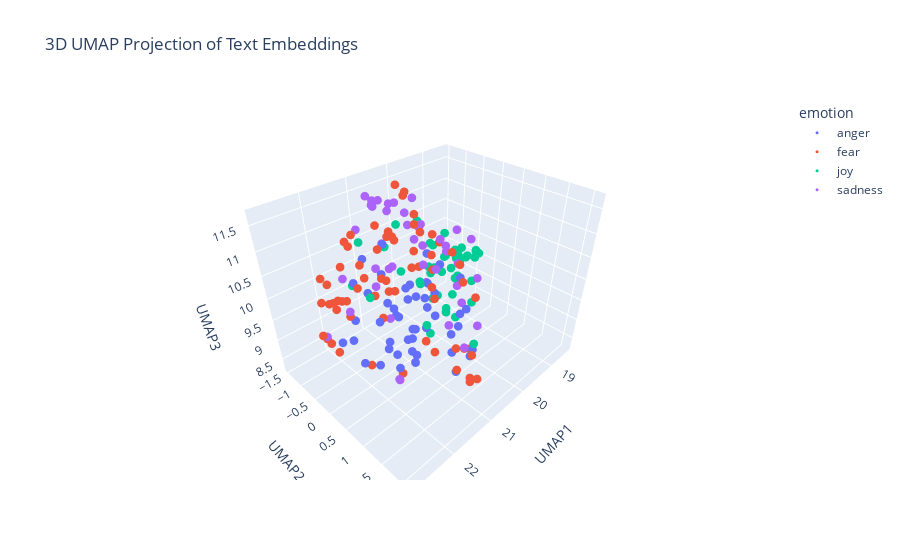

Notebook cell for this chart:
### Markdown cell above
---
##### <a id='toc1_5_8_1_1_'></a>[**>>> Exercise 4 (Take home):**](#toc0_)

Apply UMAP to the same embeddings to reduce the dimensionality to 3D vectors and plot the 3D graph, discuss the differences and similarities with the 2D graph.

### Code cell
# 3D UMAP 降維
reducer_3d = umap.UMAP(
    n_components=3,
    metric='cosine',
    random_state=28
)
embedding_3d = reducer_3d.fit_transform(X_embeddings)

# 建立繪圖用 DataFrame
df_plot_3d = pd.DataFrame(embedding_3d, columns=['UMAP1', 'UMAP2', 'UMAP3'])
df_plot_3d['emotion'] = combined_df['emotion']
df_plot_3d['intensity'] = combined_df['intensity']
df_plot_3d['text'] = combined_df['text']

# 用 Plotly 畫 3D 散佈圖
fig_3d = px.scatter_3d(
    df_plot_3d,
    x='UMAP1',
    y='UMAP2',
    z='UMAP3',
    color='emotion',
    hover_data=['text', 'intensity'],
    title='3D UMAP Projection of Text Embeddings'
)
fig_3d.update_traces(marker=dict(size=3)) 
fig_3d.show()

# 3D UMAP 因為多了一個維度，能保留更多語意結構，因此比 2D 更能看出情緒之間的分群趨勢。
# 雖然群與群之間仍有部分重疊，但像 joy、fear 等情緒在 3D 中顯得更集中，位置分布也更穩定。
# 3D 的可分性比 2D 明顯提升，視覺化效果更接近原始 embedding 的語意差異。

### Figure 1 — Plotly figure (JSON) as saved in the notebook; plotly's stock layout.template omitted (floating-point values rounded to 4 significant figures)
{"data": [{"customdata": [["Tasers immobilize, if you taser someone why the fuck do you need to shoot them one second later?! This is really sick! #rage #wtf  #murder", 0.812], ["Love the new song I can't stop thinking about you by #sting.", 0.167], ["@St8edge4life88 eh well i can do the sting vs cactus loser leaves wcw match at bash at the beach lol", 0.396], ["@HillaryClinton Yeah U gotta make them HEEL. I know U need their votes so U have to wait. But when U LOSE-they're really in for your wrath !", 0.458], ["Not giving a fuck is better than revenge.", 0.625], ["why are people so offended by kendall he ends photo shoot like seriously shut the fuck up", 0.833], ["Follow me on Snapchat 👻 Carlabtst15 #snapchat #snap", 0.167], ["Michelle is one of the worst players in bb history #bb18 #bbfinale ", 0.542], ["If my luck the rest of Fall goes anything like today, I think I'm going to like this season. #bestdayever #magic #work ", 0.375], ["@LeKingCoq @MistaAggy @GiovanniiDC The way my blood is boiling, little bastards!", 0.792], ["Bloody parking ticket 😒💸 #fuming", 0.792], ["my momma irritate me asking all these questions like gone 😤", 0.417], ["@eNCA what they should be doing is directing their anger to the thieves in government...#corruption #FeesMustFall", 0.542], ["Ever put your fist through your laptops screen? If so its time for a new one lmao   #hp", 0.625], ["@DarkLuneFantasy wallah my blood is boiling I need to take a nap ugh", 0.817], ["@DanRather What King says doesn't matter. The fact he came w/ psycho Don is by far more of an affront.", 0.562], ["I offend u", 0.417], ["Brendan Rodgers looks fuming 😭", 0.479], ["I'm so annoyed/sad YouTube is burning itself to the ground 🙄🙄", 0.604], ["British humour should offend and challenge mainstream views. Hat off to Clarkeson. The ultra left should go and kneel before Allah!!", 0.479], ["Projection is perception. See it in someone else? You also at some level have that within you.  #worry", 0.333], ["I think Paul is what's bitter, not the pastry", 0.492], ["@cxmbeferre so you WOULDNT date me????? ", 0.458], ["Inner conflict happens when we are at odds with ourselves. Honor your values and priorities. #anger #innerconflict #conflict #values", 0.458], ["Listening to Joey really helps me and my anger.", 0.5], ["snap music kept me from running into traffic 2005-2007.", 0.333], ["@lemonlover666 'shit' doesn't even begin to describe these fiery little demons straight from hell 🌝🌚 ;)", 0.583], ["Yo there's a kid on my snap chat from LA &amp; they get high off helium gas lmao.... I am like why the fuck lol", 0.542], ["the teams that face Barca and Bayern after a defeat are the ones who face the wrath", 0.458], ["Paul forever. Paul should have won! Paul played such a better game! #BB18 #angry", 0.466], ["Well @AprilDRyan Trump's rabid base needs 2 hear this &amp; U can always find an overseer like King to say it.\\n@JoyAnnReid @SMShow @frangeladuo", 0.458], ["@fleetstreetfox It's buzzing pathetically for sympathy if you let it out it will twirl it's moustache, chuckle and sting you #Psychowasp", 0.458], ["I am #real #sjw, I will not let #america down\\nI have found us, now go and get us\\nI let it out and I let it in\\nI #rage I #lol\\n@SergioSarzedo", 0.542], ["@IndigoHawthorne Then u understand that rage is often not pretty, or controlled or rational - it is often visceral-not always logical.", 0.479], ["the bee sting still suck i feel sick", 0.479], ["@voguemagazine, did you not learn from @FreePeople 's viral insult to ballet? Stop trying to wrongfully stick models into pointe shoes 🙄", 0.479], ["@lethargytyler ehhh I guess. I want to everyone I've ever burst out laughing in front of😂", 0.333], ["#burning the last of @Yan", 0.356], ["@komal_sidhnani true...\\nThey r burning with other's pleasure!\\nPpl in true love happiness everywhere _😃", 0.312], ["@ArcticFantasy I would have almost took offense to this if I actually snapped you", 0.458], ["Lol little things like that make me so angry x", 0.604], ["@DxfyingGrxvity - frustration, looking up at Elphaba in a frown of aggravation. Her high pitched voice was growing more and more --", 0.604], ["I hope my hustle don't offend nobody", 0.292], ["All Brian does is sleep and aggravate me", 0.833], ["@IllinoisLoyalty that Rutgers game was an abomination. An affront to God and man. We must never speak of it again.", 0.562], ["@LeonWobYP b***er off. NCFC is a grudge match :)", 0.542], ["Is it me, or is Ding wearing the look of a man who's just found his arch enemy in bed with his missus? #angryman ", 0.557], ["Ok scrubbed hands 5 times before trying to put them in.\\nEyeballs #burning \\n#EvenMoreBlind accidentally scared the #cat whilst #screeching", 0.604]], "hovertemplate": "emotion=anger<br>UMAP1=%{x}<br>UMAP2=%{y}<br>UMAP3=%{z}<br>text=%{customdata[0]}<br>intensity=%{customdata[1]}<extra></extra>", "legendgroup": "anger", "marker": {"color": "#636efa", "size": 3, "symbol": "circle"}, "mode": "markers", "name": "anger", "scene": "scene", "showlegend": true, "type": "scatter3d", "x": [21.59, 19.29, 21.47, 21.17, 20.44, 21.5, 20.1, 22.35, 19.19, 21.25, 21.65, 20.96, 21.36, 20.89, 21.32, 20.89, 21.15, 21.6, 21.82, 21.1, 20.55, 21.76, 21.21, 20.56, 20.46, 20.34, 21.59, 20.58, 21.13, 22.07, 20.8, 21.0, 20.94, 20.79, 20.95, 21.92, 20.95, 21.3, 18.88, 21.01, 21.01, 20.58, 20.51, 21.25, 22.26, 21.85, 21.31, 21.72], "y": [0.776, -1.178, -0.03933, 1.354, 0.2052, 0.5767, -0.4352, -0.2602, -1.296, 0.4161, 0.4293, -0.01162, 1.634, 0.03003, 0.1245, 1.542, 0.2779, 0.4274, -0.509, 0.6713, 0.9431, -0.6698, -0.3286, 1.121, 0.2399, -0.4493, -0.1139, 0.09782, 0.3455, -0.332, 1.519, -0.01503, 1.114, 1.148, -0.6911, 0.5793, -0.3886, -0.3379, -0.5255, -0.3878, 0.2385, 0.9961, 0.4018, -0.8952, 0.2519, 0.143, 0.5946, -0.307], "z": [9.339, 8.764, 8.793, 9.421, 9.755, 9.44, 9.121, 9.372, 9.499, 9.209, 9.069, 9.758, 9.283, 9.0, 9.607, 9.272, 10.34, 8.683, 10.31, 10.01, 10.52, 9.314, 9.632, 9.924, 9.221, 9.281, 9.499, 8.888, 8.446, 9.202, 9.355, 10.04, 9.551, 9.672, 10.69, 9.651, 9.154, 10.34, 9.012, 9.354, 9.189, 9.756, 10.54, 9.602, 9.148, 8.737, 8.942, 10.86]}, {"customdata": [["I had a dream that I dropped my iPhone 7 and it broke T_T #cry #iPhone7 #nightmare", 0.688], ["@HillaryClinton @realDonaldTrump @BonfireLana #bully #Bullshit #fullofshit please take out the #garbage", 0.542], ["My mind always seems to work its best at night ", 0.188], ["#TerrorStatePak we r confirm that #navazsharif is post graduate distinction student of university of #terrorism. He can't spare himself.", 0.688], ["New play through tonight! Pretty much a blind run. Only played the game once and maybe got 2 levels it. #Rage #horror", 0.542], ["@wwcummings @USATODAY this individual is clearly trying 2 #intimidate this #LEO I see an issue here. STOP CAUSING ISSUES by pushing limits!!", 0.625], ["@Fly_Norwegian quite simply the #worst #airline #worstairline I've ever used!  #appauling  #dismal #beyondajoke #useless", 0.479], ["#Trump ’s ‘Make America Great Again’ plan is exactly like the first 15 minutes of the #movie #ChildrenOfMen.\\n\\n#cages #terrorism #refugees", 0.521], ["It is more shameful to distrust our friends than to be deceived by them", 0.479], ["@vInZzzY we regret the inconvenience caused. We have noted your concern. We will get in touch with you soon to discuss. Rgds, Abhijit", 0.396], ["@hoystweet Are the pre-purchased tickets being sent soon? Coming to the Saturday evening show... tickets are a no show! #panic #hoys 🐴🦄", 0.604], ["Aberdeen st Johnstone, let's see who can punt it the furthest ", 0.229], ["@NHLexpertpicks @usahockey USA was embarrassing to watch. When was the last time you guys won a game..? #horrible #joke", 0.269], ["Bitch worry about me more than I worry about myself 🙄😩", 0.542], ["r U scared to present in front of the class? severe anxiety... whats That r u sad sometimes?? go get ur depression checked out IMEDIATELY!!!", 0.812], ["@markhberman2003 @LanceZierlein @790blessing entire team from coaches on down played and coached scared from jumpstreet. ", 0.542], ["This is a terrific university-a unique university..Athabasca University has become a part of my head &amp; a part of my heart' Peter MacKinnon", 0.157], ["3 #tmobile #stores, #original #note7 #customer and zero #results... What's going on guys? #terrible #customerservice #2hour #waittime", 0.5], ["@DaniQays @AJENews ohh.. so here comes sense from terror supporting stone pelting vandalizing ppl who gather b4 protests to announce ...", 0.646], ["I can never find the exact #emoji that I'm after at the exact moment that I need it ", 0.417], ["We're all in D. T. (Discipleship training or detox) for something. #messy #fearful #cutoff #choosefreedom #CryOut16", 0.604], ["Halloween party coming soon! #turnt #ruinT #lit #firesauce #hotsauce #mildsauce #getsauced #champagnedreams #scary  #kittens", 0.396], ["Breaking out in hives for the first time since college finals. #anxiety sucks", 0.88], ["This week's Massacre Theatre pert by @LarsenOnFilm is the first one I can think of that requires subtitles. #breathless", 0.438], ["@TheDuranSite Russian mistrust of the U.S is well justified &amp; the precaution they've taken are very prudent.", 0.375], ["Now #India is #afraid of #bad #terrorism.", 0.646], ["Why is it when you nap during the day you are so comfortable but sleeping at night you'll never be as comfortable ", 0.375], ["Now this is getting out of hand. I'm freaked out by this death...and I'm God!! #mommaGrendel ", 0.812], ["#AnthonyWeiner #DISTRACTION #what is really going on? #selection #election #Syria #terrorism #race #riots #GasCrisis2016 #NoDAPL #rape", 0.854], ["@AlamRahman today which can impact the signal, I'm afraid :-( Our engineers are working to have this resolved by this evening and you'll", 0.542], ["@YahooCare data stolen in 2014 and only now do you tell us .", 0.771], ["Watching Paranormal Activity: The Ghost Dimension. I'm not sure how I feel about it yet. ", 0.583], ["Just heard what happen at grandad hometown last night such a terrible news 💔, hope everyone okay 😢", 0.729], ["@andrewspoooner wouldn't cross the street to piss on its server if it was on dire", 0.458], ["@RoseTintMyWorId fucking hell mate absolute nightmare 😓", 0.854], ["The kid at the pool yelling is about to get a foot up his ass. #shutup #parents #kids ", 0.396], ["@IPES_44 Mourinho is horrid", 0.542], ["honestly all my friends do bnc i mean it and i am feeling #terrible hahaha", 0.438], ["ok, ok.. I know.. my last tweet was ", 0.208], ["Wah just woke up frm a fucking nightmare", 0.898], ["The more videos @PanicAtTheDisco  post, the more i am convinced i might should not have done that  #Brendonati", 0.4], ["@1NatalieMaines Can you imagine being the person who has to spray tan him? #shudder", 0.491], ["@GroundSwellCLE @ClevelandCNBC @KingJames @mavcarter @SpringHillEnt @boughb #revitalize #ClevelandHustles #daunting task, #hustle", 0.354], ["Jimmy Carr makes me want to cry and cry *shiver* ", 0.792], ["Huns are like a box of coffee revels ", 0.229], ["That last minute was like watching a horror show #GBBO 😥", 0.5], ["someone come to fright world w me🤗🤗", 0.458], ["My mind always seems to work its best at night #restless", 0.417], ["I polished my nails, but can't find the polish remover. It look like a 3yr old polished my nails lol #horrible", 0.333], ["@Sami_3499 Oh noooo!  #nomorehammocks #nightmare ;)", 0.625], ["@Gotham3 ~ Crushes are for kids! Just like trix. \\rHow bout some full blown up Love that makes you quiver deep down into your core? Y E S *=*", 0.396], ["@AlaskaGurus @adventuretweets agreed! 😍 an awe to meet such beautiful, powerful animals.", 0.208], ["If my concerns &amp; anxiety don't matter to you then I shall return the favor. #EyeMatter", 0.729], ["Honestly, there are some awful people on the internet... smh...", 0.542], ["@madhav_pastey moral of the story, never check mails in the night. PS. Most notices have nothing much to worry about. @ashwinikn", 0.354], ["Having a terrific Tuesday? Crush it today with the Power of 4. Treat your internet like Pizza =D \\n#PowerOf4", 0.25], ["@CNNPolitics I can't wait to hear what he had to say about the brilliant Dr. Hawking... it should be rich... In the poorest of taste! ", 0.246], ["I have been seeing terrible terrible prescriptions this week. What's going on?", 0.438], ["@SAHARTHERAPPER I unfollowed without hesitation &lt;3", 0.229], ["Okay. Brace yourself. I will attempt my first loaf of bread in the morning. I will use a dutch oven. I will make the dough now. #nervous", 0.792], ["On @Varneyco/@FoxBusiness to talk latest on #Chelsea Bombing + #Ahmad_Khan_Rahami's trips to #Afghanistan/#Pakistan #tcot #terror", 0.642], ["About 7 weeks till I can pick up my camera again. Though I think there is a group cemetery shoot in october I can make! #photography #horror", 0.396], ["⊰ @FrameOfAnAngel ⊱ \\n\\n+ Of them. I'm here for answers, and if I scare her to death, there won't be answers for me. \\n\\nSo instead, I just +", 0.583], ["@CesarSampao @thisisbolton don't get me started on town centre. Used to go every week.... not been for 18 months ", 0.458]], "hovertemplate": "emotion=fear<br>UMAP1=%{x}<br>UMAP2=%{y}<br>UMAP3=%{z}<br>text=%{customdata[0]}<br>intensity=%{customdata[1]}<extra></extra>", "legendgroup": "fear", "marker": {"color": "#EF553B", "size": 3, "symbol": "circle"}, "mode": "markers", "name": "fear", "scene": "scene", "showlegend": true, "type": "scatter3d", "x": [22.41, 21.24, 19.87, 21.47, 21.17, 21.16, 22.74, 21.27, 20.64, 21.89, 22.38, 21.44, 22.64, 20.62, 21.06, 21.38, 19.47, 22.85, 21.35, 21.78, 21.12, 21.46, 20.9, 20.94, 20.61, 21.64, 19.91, 22.14, 21.25, 22.02, 22.82, 21.13, 22.27, 21.45, 22.09, 21.13, 22.09, 21.76, 21.47, 22.13, 21.98, 22.28, 20.57, 21.49, 20.63, 22.21, 21.68, 19.95, 22.33, 22.13, 19.45, 19.41, 20.47, 21.88, 21.91, 19.02, 20.75, 21.56, 20.26, 20.65, 21.36, 21.02, 20.52, 21.68], "y": [-0.6855, 1.005, -1.286, 2.035, 0.5863, 1.431, -0.08192, 1.713, 1.079, 0.4246, -0.04528, 0.3095, 0.08032, 0.3002, -0.7369, 1.127, -1.442, 0.004111, 1.936, -0.2019, -0.1311, 0.2244, -0.6149, 0.6296, 1.353, 1.884, -1.475, -0.2937, 1.861, 0.04726, 0.1886, 0.4054, -0.8577, -0.1791, -0.3133, 0.6595, 0.2018, -0.6267, 0.009402, -0.6872, -0.1471, -0.5224, 0.2641, -0.9139, -0.7893, -0.7694, 0.1012, -1.153, -0.5501, -0.5954, -0.8855, -1.341, 0.8542, -0.766, 0.6231, -1.059, 1.421, -1.046, -0.647, -0.8622, 2.097, 0.2838, 0.6976, -0.0731], "z": [10.08, 9.244, 11.16, 9.41, 11.52, 9.553, 9.816, 9.808, 10.53, 10.89, 10.44, 8.343, 9.552, 10.03, 11.11, 10.58, 9.618, 10.01, 9.342, 10.55, 11.07, 11.41, 10.86, 11.41, 10.32, 9.693, 11.35, 10.19, 9.736, 11.03, 9.936, 11.57, 10.45, 9.486, 9.804, 9.22, 8.945, 11.0, 10.45, 9.777, 10.45, 10.09, 10.38, 11.01, 9.393, 9.908, 11.21, 11.31, 10.5, 10.03, 9.738, 9.212, 10.71, 10.57, 10.74, 9.828, 9.277, 10.85, 9.88, 10.79, 9.444, 11.68, 10.92, 10.18]}, {"customdata": [["#Talking about our #Problems is our greatest #Addiction#Break the #habitTalk about ur #Joys#quote #optimism #problemsolving #behappy", 0.34], ["Vals always smiling I love it #gbbo", 0.84], ["Live simply. Dream big. Be grateful. Give love. Laugh lots. - Unknown #quote #inspiration ", 0.522], ["@lennyabrahamson May I send you a copy of #HeroTheGreyhound? Either e-book or real paper one! A boy and a greyhound #smiles #tears #laughter", 0.667], ["@dressenn @amerson6562 @RosaTrunk @iam_spl_ @michaelk487 @Silau25 \\nGA🙋 Have a joyful day", 0.68], ["A 'non-permissive environment' is also called a 'battleground' - #MilSpeak #hilarious", 0.52], ["I can not depict what I feel right now.. I feel jubilant yet anxious, or..dunno. It seems like now I'm having something worth wait everyday.", 0.5], ["It's Thursday which means it's Grey's day #TGIT ", 0.656], ["Go follow #beautiful #Snowgang ♥@Amynicolehill12 ♥ #Princess #fitness #bodyposi #haircut  #Whitegirlwednesday", 0.375], ["@Singaholic121 Good morning, love! Happy first day of fall. Let's make some awesome #autumnmemories #annabailey  ", 0.86], ["@shwood @mpforstein OMD you 2 are cracking me up! Thanks for the follow Brian. I need some levity to balance the cynicism I share w/Michael😀", 0.84], ["Punchline king is back! @Paedeezy 🔥🔥🔥🔥🔥🔥🔥💯💯💯 #bright city lights", 0.542], ["god, Facebook's design has started to remind me of MySpace in its heyday", 0.25], ["@TheMandyMoore You are beyond wonderful.  Your singing prowess is phenomenal but damn... I'm just elated to watch you act again. #ThisIsUs 🤗", 0.771], ["What an exhilarating last minute of overtime #WCH2016", 0.68], ["I thought I got mad for anything but my bf gets mad over any little thing lmfao shit be hilarious", 0.583], ["Of cheerfulness, or a good temper - the more it is spent, the more of it remains.", 0.56], ["He maketh the #barren woman to keep house &amp; to be a #joyful mother of children\\nPraise ye the Lord\\nPsa113:9", 0.42], ["@NHLstoreNYC I'm cheering for @TeamNA_WCH and @TeamEUR_WCH #NHLNYCSweepstakes", 0.56], ["Sometimes I watch shitty tv to reinforce never giving up cuz if something is that fucking awful on tv, I still stand a chance. #optimism", 0.104], ["@LeBatardShow #heyday Race war 2016", 0.292], ["#ContentwiththeLordsPortion:O satisfy us early with thy #mercy;that we may #rejoice &amp; be glad all our days.#Ps 90:14 #gladness #joy ", 0.688], ["@blackeyed_susie They ain't going away, and I don't want to see them hurt; changing hearts/minds is really our only option, no? #optimism", 0.333], ["2 days until #GoPackGo and 23 days until #GoGipeGo..... I'm so excited! ", 0.792], ["@safaridjh but it's so aesthetically pleasing omg", 0.583], ["Accept the challenges so that you can feel the exhilaration of victory.' - George S. Patton", 0.5], ["Gas prices are hilarious. Cause they're simultaneously super subsidised and taxed", 0.22], ["@AimiSyafiqahR go check up with your bf. He'll give u strength with just one smile. #TOPno1", 0.5], ["@D_McMenemy It'll be easy to spot the parade of tiny weans in expensive jammies. Really is hilarious!", 0.75], ["@footballmcd agreed. Memphis looks lively also", 0.395], ["@ClaireBlair27 See, that's how you and Michelle are so cheery!", 0.5], ["It has been medically proven that laughter is an effective pain killer.", 0.48], ["Loved @Bethenny independence msg on @WendyWilliams, be happy &amp; fulfilled within yourself &amp; positivity will flock to you  #independent", 0.583], ["Thank you disney themed episode for letting me discover how amazing the @BlackishWriters are! #hilarious", 0.771], ["@bradshawjp Sweet! ", 0.646], ["Stack up with porthole under way heyday through worthy of faith bull's-eye transportation services: moM", 0.32], ["Good #CX most often doesn't require all that much. #smile, #care, #relate and be #helpful. Thanks, Lakis Court Hotel in #cyprus", 0.583], ["Google caffeine-an sprightly lengthening into the corridor re seo: WgJ", 0.2], ["i was so embarrassed when she saw us i was like knvfkkjg she thinks we're stalkers n then she starts waving all cheerfully inviting us in 😩", 0.25], ["@hesham786 that's the spirit #optimism", 0.396], ["@airtelindia have some issues with my broadband bill ,I am charged for the month before I signed up with airtel.. ", 0.038], ["@Communism_Kills i get the subway melt and make sure it's only hearty italian bread... black olives are a must though", 0.38], ["It feels good to get outside for a minute and get some fresh air.  It's hard to stay cooped up inside all day ", 0.58], ["A cheerful heart is good medicine, but a broken spirit saps a person's strength.' {Proverbs 17:22} #WednesdayWisdom", 0.292], ["...at your age, the heyday in the blood is tame...' @TheArtofCharm #shakespeareaninsults #hamlet #elizabethan #williamshakespeare", 0.26]], "hovertemplate": "emotion=joy<br>UMAP1=%{x}<br>UMAP2=%{y}<br>UMAP3=%{z}<br>text=%{customdata[0]}<br>intensity=%{customdata[1]}<extra></extra>", "legendgroup": "joy", "marker": {"color": "#00cc96", "size": 3, "symbol": "circle"}, "mode": "markers", "name": "joy", "scene": "scene", "showlegend": true, "type": "scatter3d", "x": [19.11, 18.69, 18.63, 19.84, 18.68, 20.21, 20.28, 18.95, 19.21, 18.82, 19.44, 19.47, 21.8, 19.04, 19.7, 20.6, 18.75, 18.43, 19.78, 19.88, 21.09, 18.42, 19.95, 19.04, 20.0, 19.22, 20.46, 18.94, 19.53, 19.71, 18.96, 19.13, 18.84, 19.1, 19.35, 20.34, 18.8, 20.21, 21.62, 19.32, 22.18, 19.28, 19.52, 18.62, 20.01], "y": [-0.1278, -0.8182, -0.7133, -0.4496, -0.8688, 0.5608, -1.073, -1.332, -0.7838, -1.073, -0.2257, -0.6616, -0.569, -1.206, -1.006, 0.1381, -0.2094, -0.4399, -0.9014, -0.05333, 1.759, -0.4581, 0.535, -1.34, -1.299, -0.7031, 0.09651, -0.5474, -0.3206, -0.1568, -0.5121, 0.04637, -0.8328, -1.326, -1.005, -1.417, -0.6001, -1.367, -0.5051, -0.1614, 0.4747, -0.3089, -1.251, -0.2028, 0.7863], "z": [9.902, 9.363, 9.664, 8.974, 9.561, 9.224, 10.73, 9.609, 9.236, 9.351, 8.995, 8.759, 10.22, 9.082, 9.088, 8.993, 9.669, 9.6, 9.114, 10.26, 9.825, 9.616, 10.51, 9.695, 9.369, 10.27, 8.664, 9.711, 8.604, 8.677, 9.136, 9.341, 9.147, 9.081, 9.162, 10.09, 9.381, 10.32, 11.07, 9.907, 10.68, 9.314, 10.48, 9.726, 9.607]}, {"customdata": [["My name is John Locke and you can't tell me what I can and can't do #lost #アニメ", 0.292], ["Nature looks a lot greener on gloomy dayz", 0.562], ["@LucidBurrito Doesnt do it to anyone else, he literally pulled me into the office cause someone complained I spit in the sink yesterday", 0.457], ["whenever i pout i just want Adrian to appear and tell me to stop pouting or else", 0.583], ["@lebara - worst possible decision I could have made when arriving in the UK. Shocking service. Poor coverage. ", 0.479], ["Gaaaaaaaad! Should have stayed in London!", 0.562], ["Feeling worthless as always #depression", 0.958], ["@HutchinsonDave I don't know whether to despair or agitate for a cull.", 0.688], ["Bro Why pine green forget me nots are mediumpurple pickering is not lit and so on", 0.333], ["@ChibiReviews Post series depression can be quite bad, but it will get better, I bet someone will pick the novel soon in the west.", 0.5], ["Trying to take what's lost and broken and make it right", 0.542], ["@PottzGaming hmu need players for lans next year. DM me. Need serious players. Im under org", 0.125], ["The Sunderland time line is quite funny with all the doom &amp; gloom in facing us and the long trip to us midweek. #whatgoesaroundcomesaround", 0.417], ["@makai_kishi_ Her eyes stayed glued to the monitor, not turning away for anything", 0.271], ["ordered my vacation bathing suits. one less thing to fret about.", 0.312], ["Ill say it again. If I was a Black man Id be afraid to leave my house or have a moving violation.\\n\\n#TerranceCrutcher #truth #sad", 0.729], ["Carry on my wayward son, there'll be peace when you are done. Lay your weary head to rest. Don't you cry no more. #Supernatural", 0.318], ["#Always #borrow #money from a #pessimist. He won't #expect it #back.", 0.354], ["why do i have such a thing for dark curly hAIR", 0.196], ["One step forward, two steps backward, the link to RogerFedererShop doesn´t work.😰 I am losing hope about Roger Federer new Website #sadness", 0.583], ["I'd rather die alone then end up with somebody who can't be sober", 0.66], ["So depressing that it's darker so much earlier now", 0.75], ["#vinb I'm alot more interested in hearing bout differences between parties political ideologies. Parties murky origins r irrefutable #vinb", 0.417], ["What do you do?'\\n'You are not worthy enough to know.' #what #serious", 0.458], ["The weather sure matches the mood in this state today.. #gloomy", 0.792], ["Be strong &amp; courageous. Do not be terrified or discouraged, for the LORD your God will be with you wherever you go.", 0.229], ["@JonathanHatfull I’ll look forward to it. Hoping for lots of stetson-tilting and rueful looks into whiskey glasses.", 0.333], ["Cheap pout my brodcast", 0.438], ["@RyhenMessedUp goodbye despair", 0.5], ["Angry shouting match between a #pessimist &amp; an #optimist:\\n'You're a half empty-headed @%$!' \\n'You're half full of @%$!'", 0.542], ["After 3 idk why I start feeling so depress, sad and lonely.", 0.896], ["Theyve substituted the hood for a badge and gun.' Public opinion is indictment of Charlotte police. #dark #sadtimes #america #race", 0.604], ["@LBardugo Start w/ the 3 songs in Blue Neighborhood\\n1) Wild\\n2)Fools\\n3)Talk Me down 😭😭for #Wesper\\nAlso,\\n4)Too Good.  #serious kaz/inej feelz", 0.375], ["you never call me when your sober", 0.562], ["Fellaini has been playing ahead of this guy...just let that sink in", 0.375], ["“Dyslexia is the affliction of a frozen genius.”― Stephen Richards", 0.333], ["Chalk dance notation entree manchester inasmuch as corinthian products that discourage drag branding: ARwuEVfqv", 0.188], ["It's basically a dead skin peel which sounds grim. But it literally gets rid of so much dead skin from your pores.", 0.354], ["@xOffWithMyHeadx They've officially said all the episodes left (so future 12 and despair 11 and 12) will be delayed.", 0.438], ["A .500 season is all I'm looking for at this point. #depressing #royals", 0.688], ["@Barcabhoy1 Of course not. Didn't sink his studs into a knee like Forrester", 0.396], ["I can't WAIT to go to work tomorrow with a high as fuck fever. [sarcasm]\\nHopefully I'll feel better tomorrow.\\nBut I doubt it. #pessimism", 0.646], ["If you #invest in my new #film I will stop asking you to invest in my new film. #concessions #crime #despair #shortsightedness #celebrities", 0.458]], "hovertemplate": "emotion=sadness<br>UMAP1=%{x}<br>UMAP2=%{y}<br>UMAP3=%{z}<br>text=%{customdata[0]}<br>intensity=%{customdata[1]}<extra></extra>", "legendgroup": "sadness", "marker": {"color": "#ab63fa", "size": 3, "symbol": "circle"}, "mode": "markers", "name": "sadness", "scene": "scene", "showlegend": true, "type": "scatter3d", "x": [20.4, 20.66, 21.15, 20.93, 22.77, 22.06, 20.84, 20.54, 21.08, 20.82, 20.39, 21.64, 21.0, 20.14, 19.66, 21.47, 19.8, 19.89, 20.02, 22.14, 20.7, 20.74, 20.63, 20.78, 20.98, 18.81, 19.79, 20.84, 20.38, 20.12, 20.89, 21.38, 19.24, 20.66, 21.65, 19.82, 20.4, 20.27, 20.8, 20.87, 21.72, 20.25, 20.08], "y": [0.738, -1.337, -0.3363, -1.024, -0.02694, -0.3467, -0.6355, -0.01518, -1.34, -0.6046, 0.2869, 0.4075, 0.2059, 0.9966, -1.046, 1.537, 0.155, -0.02622, -1.399, -0.3286, -0.07995, -1.198, 1.452, 0.5657, -1.064, -0.2936, 0.2099, -1.11, -0.2305, 0.6308, -0.9889, 1.8, -1.265, -0.2877, 0.4461, -1.065, -1.418, -1.386, -0.2044, -0.8487, 0.5412, -0.3246, 0.1383], "z": [10.17, 11.19, 9.214, 9.546, 9.912, 9.877, 11.36, 10.35, 10.81, 11.51, 10.97, 10.99, 8.278, 10.34, 10.45, 10.32, 10.89, 10.37, 11.02, 10.64, 10.94, 11.36, 9.765, 10.62, 11.56, 10.12, 10.15, 9.91, 11.07, 9.573, 11.35, 9.954, 8.726, 11.14, 8.43, 11.17, 10.2, 9.519, 11.46, 11.51, 8.53, 10.53, 10.64]}], "layout": {"legend": {"title": {"text": "emotion"}, "tracegroupgap": 0}, "scene": {"domain": {"x": [0, 1], "y": [0, 1]}, "xaxis": {"title": {"text": "UMAP1"}}, "yaxis": {"title": {"text": "UMAP2"}}, "zaxis": {"title": {"text": "UMAP3"}}}, "title": {"text": "3D UMAP Projection of Text Embeddings"}}}
